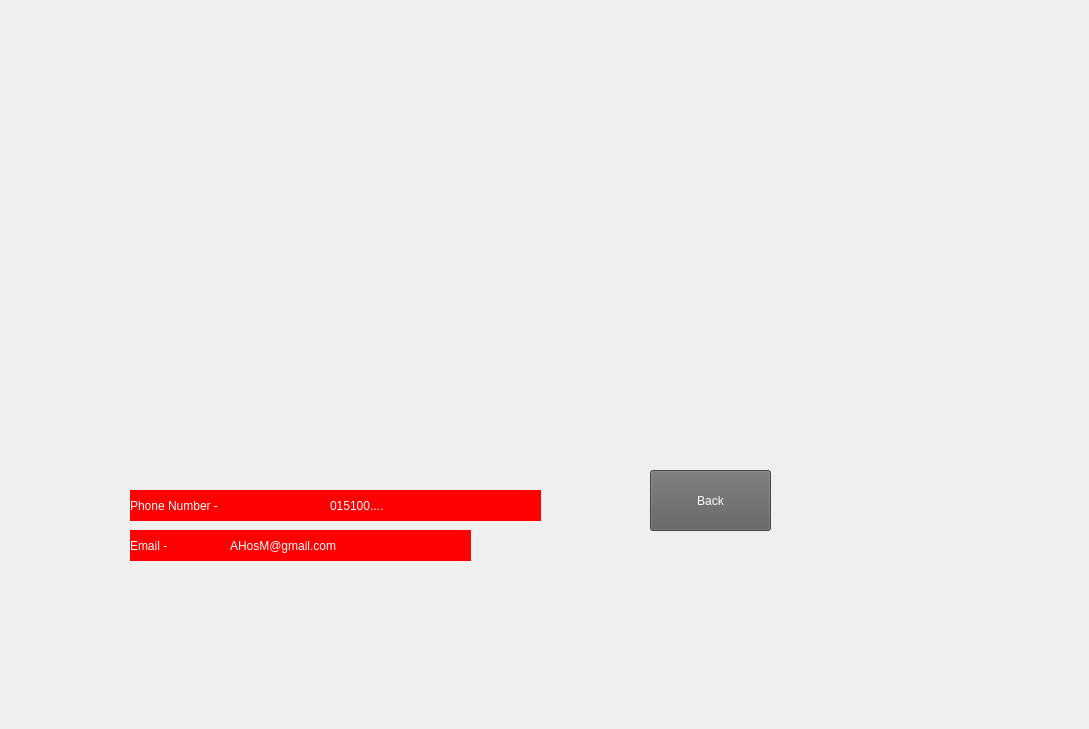
    <widget class="QWidget" name="Emergency">
     <widget class="QLabel" name="label_8">
      <property name="geometry">
       <rect>
        <x>-160</x>
        <y>-110</y>
        <width>1080</width>
        <height>720</height>
       </rect>
      </property>
      <property name="styleSheet">
       <string notr="true">image: url(:/res/Emergency.jpg);</string>
      </property>
      <property name="text">
       <string/>
      </property>
     </widget>
     <widget class="QLabel" name="Phone_E">
      <property name="geometry">
       <rect>
        <x>130</x>
        <y>490</y>
        <width>221</width>
        <height>31</height>
       </rect>
      </property>
      <property name="styleSheet">
       <string notr="true">color: rgb(255, 255, 255);
background-color: rgb(255, 0, 0);
font: 700 14pt &quot;Times New Roman&quot;;</string>
      </property>
      <property name="text">
       <string>Phone Number - </string>
      </property>
     </widget>
     <widget class="QLabel" name="number_E">
      <property name="geometry">
       <rect>
        <x>330</x>
        <y>490</y>
        <width>211</width>
        <height>31</height>
       </rect>
      </property>
      <property name="styleSheet">
       <string notr="true">color: rgb(255, 255, 255);
background-color: rgb(255, 0, 0);
font: 700 14pt &quot;Times New Roman&quot;;</string>
      </property>
      <property name="text">
       <string>015100....</string>
      </property>
     </widget>
     <widget class="QLabel" name="Email_EE">
      <property name="geometry">
       <rect>
        <x>130</x>
        <y>530</y>
        <width>121</width>
        <height>31</height>
       </rect>
      </property>
      <property name="styleSheet">
       <string notr="true">color: rgb(255, 255, 255);
background-color: rgb(255, 0, 0);
font: 700 14pt &quot;Times New Roman&quot;;</string>
      </property>
      <property name="text">
       <string>Email - </string>
      </property>
     </widget>
     <widget class="QLabel" name="Em_E">
      <property name="geometry">
       <rect>
        <x>230</x>
        <y>530</y>
        <width>241</width>
        <height>31</height>
       </rect>
      </property>
      <property name="styleSheet">
       <string notr="true">color: rgb(255, 255, 255);
background-color: rgb(255, 0, 0);
font: 700 14pt &quot;Times New Roman&quot;;</string>
      </property>
      <property name="text">
       <string>AHosM@gmail.com</string>
      </property>
     </widget>
     <widget class="QPushButton" name="Back_3">
      <property name="geometry">
       <rect>
        <x>650</x>
        <y>470</y>
        <width>121</width>
        <height>61</height>
       </rect>
      </property>
      <property name="styleSheet">
       <string notr="true">font: 12pt &quot;Kalpurush&quot;;
color: rgb(255, 255, 255);
background-color: rgb(95, 95, 95);</string>
      </property>
      <property name="text">
       <string>Back</string>
      </property>
     </widget>
    </widget>
